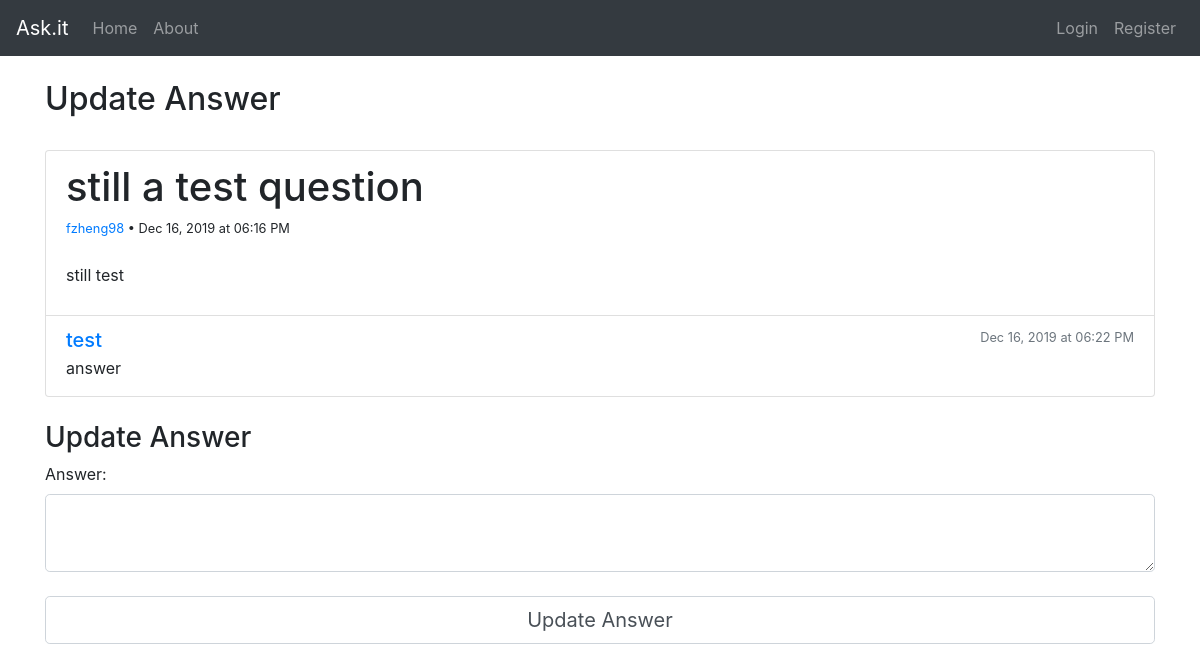
Page /update_answer/1 on the committed database.
### flask_app/models.py (models this page shows, shortened)
class Question(db.Model):
    id = db.Column(db.Integer, primary_key=True)
    question = db.Column(db.Text, nullable=False)
    details = db.Column(db.Text, nullable=False)
    date = db.Column(db.DateTime, nullable=False, default=datetime.now)
    user_id = db.Column(db.Integer, db.ForeignKey("user.id"), nullable=False)
    answers = db.relationship("Answer", backref="question", lazy=True)

class User(db.Model, UserMixin):
    id = db.Column(db.Integer, primary_key=True)
    username = db.Column(db.String(30), unique=True, nullable=False)
    email = db.Column(db.String(120), unique=True, nullable=False)
    password = db.Column(db.String(60), nullable=False)
    confirmed = db.Column(db.Boolean, nullable=False, default=False)
    otp_secret = db.Column(db.String(16), nullable=False)
    questions = db.relationship("Question", backref="author", lazy=True)
    answers = db.relationship("Answer", backref="author", lazy=True)
    comments = db.relationship("Comment", backref="author", lazy=True)

class Answer(db.Model):
    id = db.Column(db.Integer, primary_key=True)
    answer = db.Column(db.Text, nullable=False)
    date = db.Column(db.DateTime, nullable=False, default=datetime.now)
    comments = db.relationship("Comment", backref="answer", lazy=True)
    user_id = db.Column(db.Integer, db.ForeignKey("user.id"), nullable=False)
    question_id = db.Column(db.Integer, db.ForeignKey("question.id"), nullable=False)

### flask_app/questions/routes.py (the view)
@questions.route("/update_answer/<answer_id>", methods=["GET", "POST"])
def update_answer(answer_id):
    form = UpdateAnswerForm()
    answer = Answer.query.filter_by(id=answer_id).first()
    question = Question.query.filter_by(id=answer.question_id).first()
    if form.validate_on_submit():
        answer.answer = form.answer.data
        db.session.commit()
        return redirect(url_for("questions.question_detail", question_id=answer.question_id))
    return render_template("update_answer.html", form=form, question=question, answer=answer)

### flask_app/questions/forms.py
class UpdateAnswerForm(FlaskForm):
    answer = TextAreaField("Answer:", validators=[Length(min=1)])
    submit = SubmitField("Update Answer")

### flask_app/templates/update_answer.html (shortened to what this page needs)
{% extends "base.html" %}
{% block content %}
<div>
    <br><h2>Update Answer</h2>
</div>
<br><article class="content-section">
    <div class="list-group-item"s>
        <h1>{{ question.question }}</h1>
        <div>
            <small>
                <a href={{ url_for('main.user_detail', username=question.author.username) }}>
                    {{ question.author.username }}
                </a> • {{ question.date.strftime('%b %d, %Y at %I:%M %p') }}
            </small>
        </div><br>
		    <p><large>{{ question.details }}</large> </p>
    </div><div class="list-group-item">
    <div class="d-flex w-100 justify-content-between">
        <a href={{ url_for('main.user_detail', username=answer.author.username) }}>
            <h5 class="mb-1">{{ answer.author.username }}</h5>
        </a>
        <small class="text-muted">{{ answer.date.strftime('%b %d, %Y at %I:%M %p') }}</small>
    </div>
    <p class="mb-1">{{ answer.answer }}</p>
</div>
</article><br>
<div>
		<h3>Update Answer</h3>
		<form action="" method="post">
		  <div>
			{{ form.answer.label(class="form-control-label") }}
			{{ form.answer(class="form-control form-control-lg") }}
		  </div>
		  <div>
			<br>{{ form.submit(class="form-control form-control-lg") }}
		  </div>
		</form>
	</div>
{% endblock %}

### rows in the picture
Question: question "still a test question", date "Dec 16, 2019 at 06:16 PM", details "still test"
User: author.username "fzheng98"
User: author.username "test"
Answer: date "Dec 16, 2019 at 06:22 PM", answer "answer"
